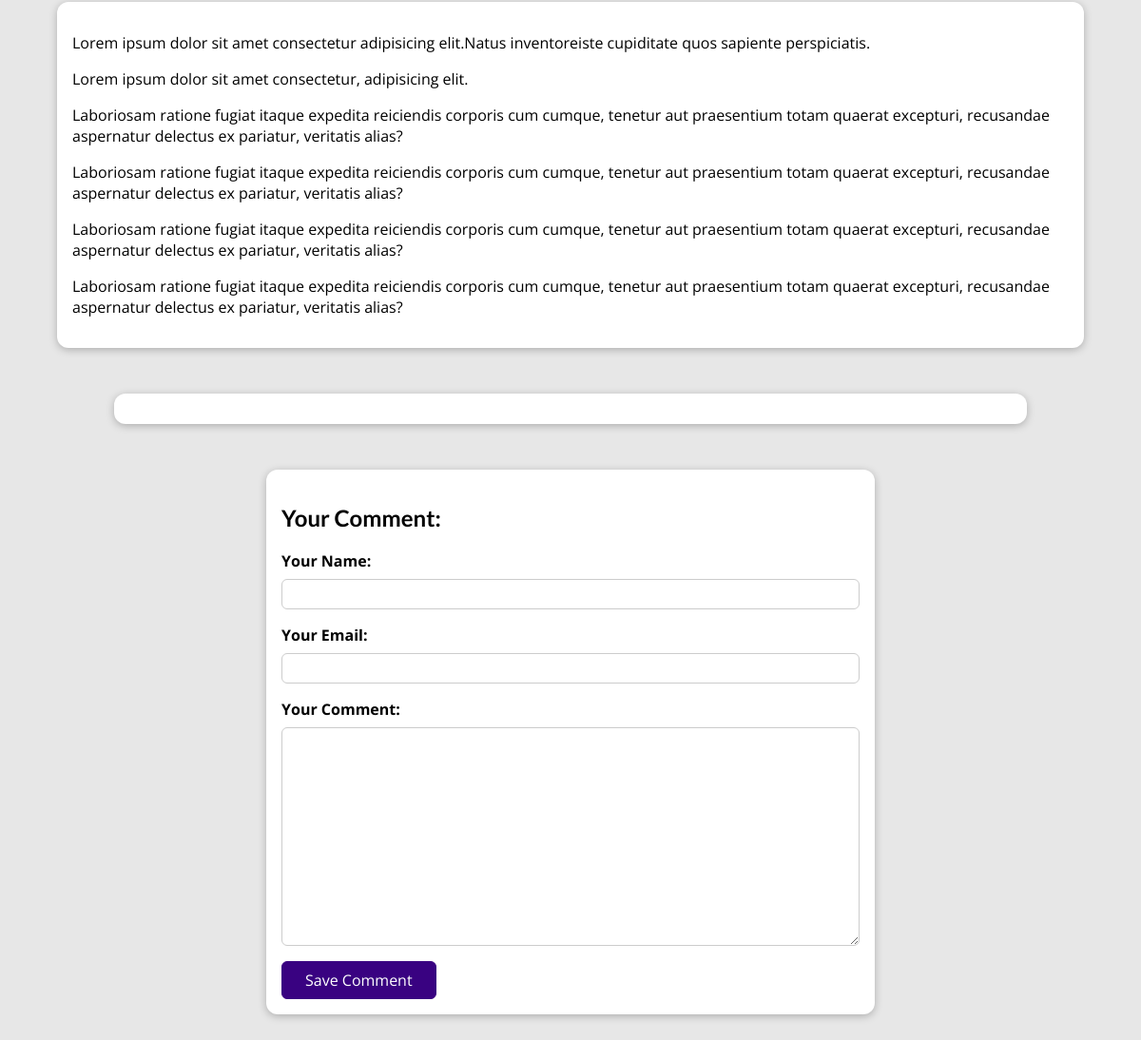
Page /posts/hike-in-the-mountains (lower part) on the earlier database version.
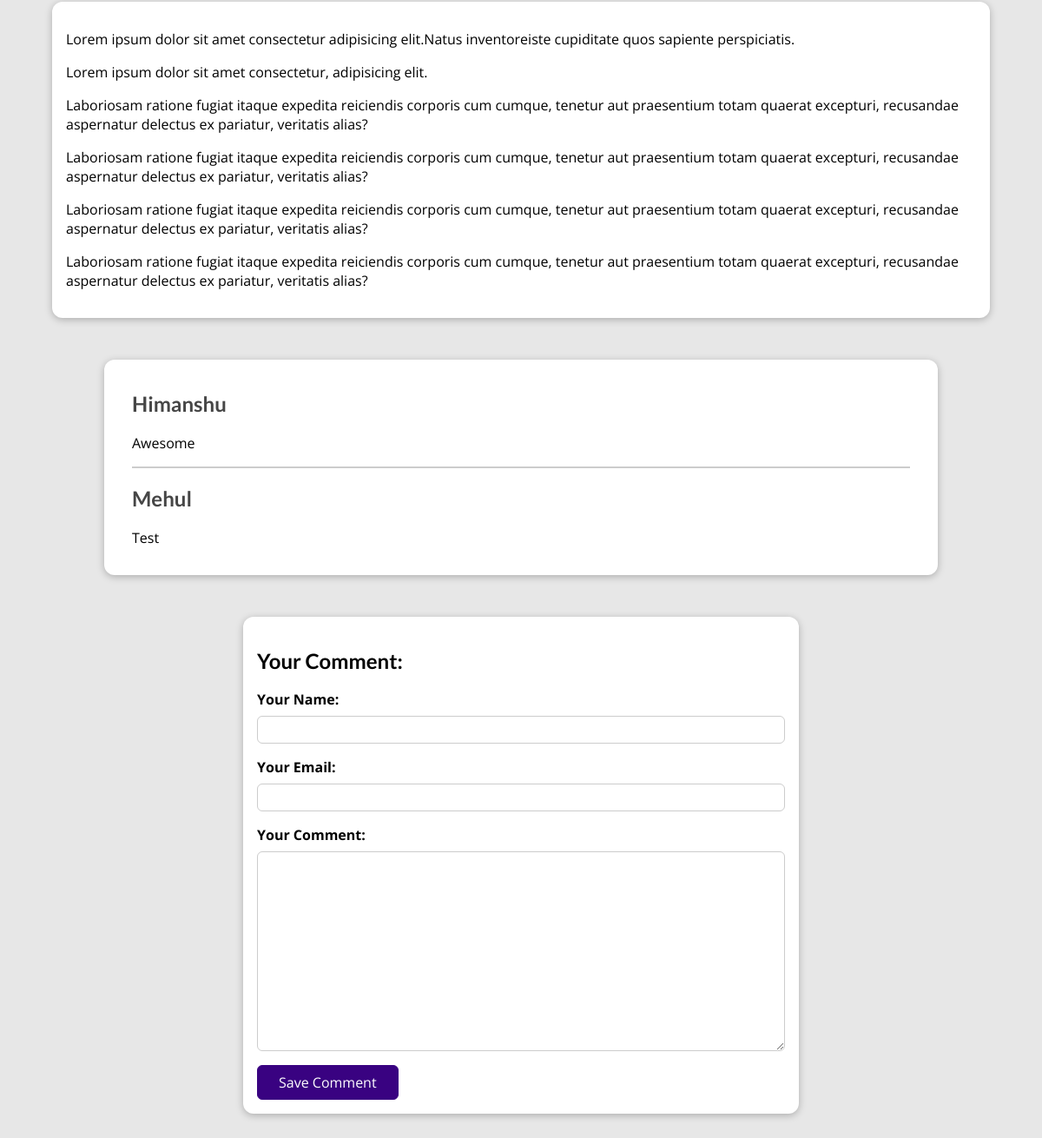
Same page on the later database version.
### blog/models.py (models this page shows)
class Comment(models.Model):
    user_name = models.CharField(max_length=120)
    user_email = models.EmailField()
    text = models.TextField(max_length=400)
    post = models.ForeignKey(Post, on_delete=models.CASCADE, related_name="comments")

### blog/views.py (the view, shortened to what this page needs)
# urls.py: path("posts/<slug:slug>", views.SinglePostView.as_view() , name="post-detail-page"), #posts/my-first-post
class SinglePostView(View):
    def is_stored_post(self, request, post_id):
        stored_posts = request.session.get("stored_posts")
        if stored_posts is not None:
            is_saved_for_later = post_id in stored_posts
        else:
            is_saved_for_later = False
        return is_saved_for_later
    def get(self, request, slug):
        post = Post.objects.get(slug=slug)
        context = {
            "post": post,
            "post_tags": post.tags.all(),
            "comment_form": CommentForm(),
            "comments" : post.comments.all().order_by("-id"),
            "saved_for_later" : self.is_stored_post(request, post.id)
            }
        return render(request, "blog/post-detail.html", context)

### blog/forms.py
class CommentForm(forms.ModelForm):
    class Meta:
        model = Comment
        exclude = ["post"]
        labels = {
            "user_name": "Your Name",
            "user_email": "Your Email",
            "text": "Your Comment"
        }

### blog/models.py (called while the page is built)
    def full_name(self):
        return f"{self.first_name} {self.last_name}"

    def __str__(self):
        return self.full_name()

### blog/templates/blog/post-detail.html (shortened to what this page needs)
{% extends "base.html" %} {% load static %}
{% block css_files %}
<link rel="stylesheet" href="{% static "blog\post-detail.css" %}">
{% endblock %}
{%block content%}
<main>
 {{post.content|linebreaks}}
</main>
<section id="comments">
  <ul>
    {% for comment in comments %}
      <li>
        <h2>{{ comment.user_name }}</h2>
        <p>{{ comment.text|linebreaks }}</p>
      </li>
    {% endfor %}
  </ul>
</section>
<section id="comment-form">
  <h2>Your Comment:</h2>
  <form action="{% url "post-detail-page" post.slug %}" method="POST">
    {% for form_field in comment_form %}
      <div class="form-control {% if form_field.errors %}invalid{% endif %}" >
        {{ form_field.label_tag }}
        {{ form_field }}
      </div>
    {% endfor %}
    <button>Save Comment</button>
  </form>
</section>
{% endblock %}

Differences in the rows shown:
added Comment: user_name "Himanshu", text "Awesome"
added Comment: user_name "Mehul", text "Test"
